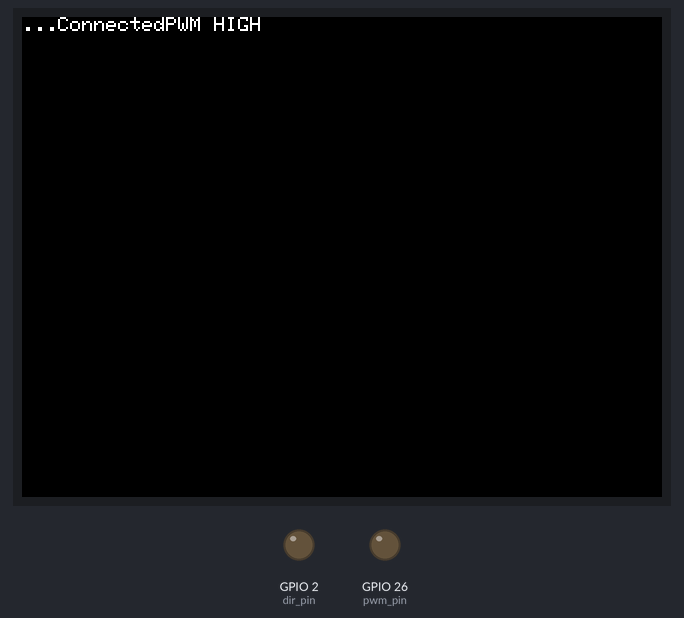
This program was run on a simulated ESP32. Parts: 320×240 colour display, output pins drawn as LEDs (lit = HIGH). WiFi joins after 1.5 s; servers stay silent unless stated.

Above: at 1.7 s.
At 2.7 s:
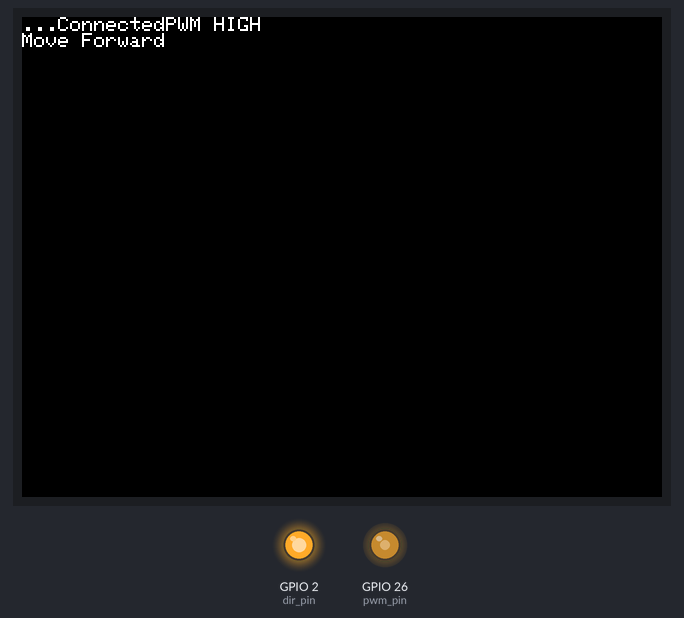
At 3.7 s:
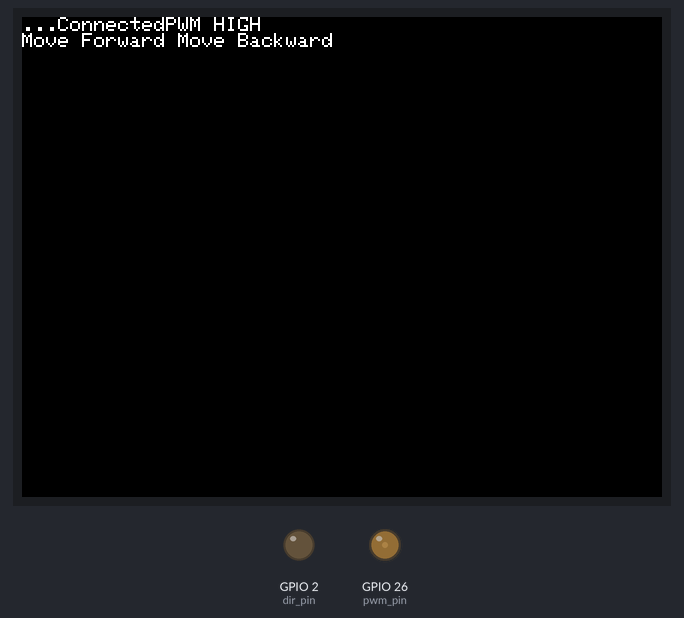
At 34.7 s:
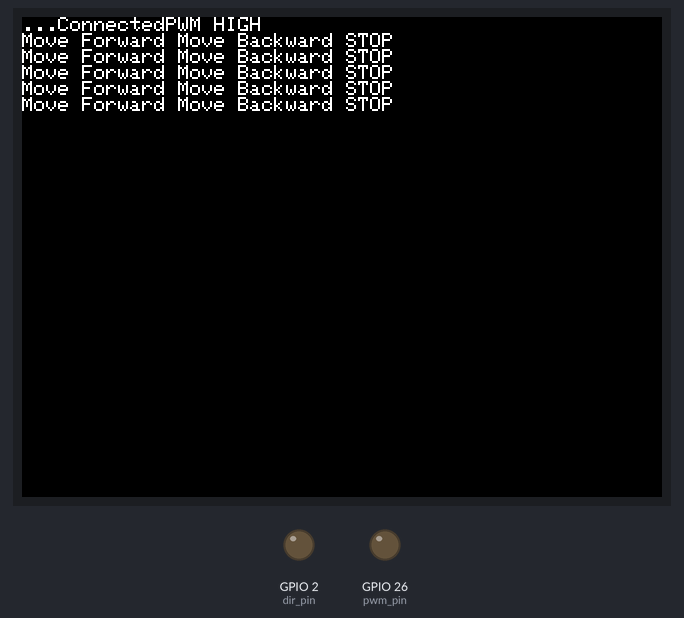
Timing chart, 0 to 40.0 s (numbered marks = the images above):
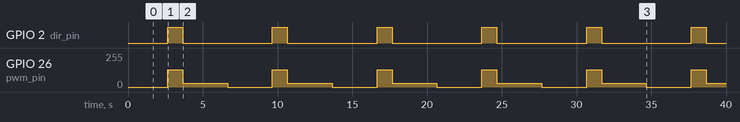

The program:

main.cpp
```cpp
#include <Arduino.h>
#include <M5Stack.h>
#include <WiFi.h>

// WiFi設定
const char* SSID = "HAcTisaiIke";
const char* PASSWORD = "minecraftkn7";

const double PWM_Hz = 20000;
const uint8_t PWM_level = 8;
const uint8_t PWM_CH = 0;

const int encoder_a_pin = 16;
const int encoder_b_pin = 17;
const int dir_pin = 2;
const int pwm_pin = 26;

void setup() {
  M5.begin();
  M5.Power.begin();

  WiFi.begin(SSID, PASSWORD);
  while(WiFi.status() != WL_CONNECTED) {
    M5.Lcd.print(".");
    delay(500);
  }
  M5.Lcd.print("Connected");

  pinMode(pwm_pin, OUTPUT);
  pinMode(dir_pin, OUTPUT);
  pinMode(encoder_a_pin, INPUT);
  pinMode(encoder_b_pin, INPUT);

  ledcSetup(PWM_CH, PWM_Hz, PWM_level);
  ledcAttachPin(pwm_pin, PWM_CH);
  ledcWrite(PWM_CH, LOW);
  M5.Lcd.println("PWM HIGH");
  delay(1000);
}

void loop() {
  // 正回転
  M5.Lcd.print("Move Forward");
  digitalWrite(dir_pin, HIGH);
  ledcWrite(PWM_CH, 128);

  delay(1000);

  M5.Lcd.print(" Move Backward");
  digitalWrite(dir_pin, LOW);
  ledcWrite(PWM_CH, 30);

  delay(3000);

  M5.Lcd.println(" STOP");
  ledcWrite(PWM_CH, LOW);

  delay(3000);

}
```

Measured:
- by itself, GPIO 2 (dir_pin): alternates HIGH for 1.0 s and LOW for 6.0 s
- by itself, GPIO 26 (pwm_pin): repeats every 7.0 s: 30/255 3.0 s, 0/255 3.0 s, 128/255 1.0 s
- what the display in image 0 shows lasts 1.0 s, from 1.7 s to 2.7 s
